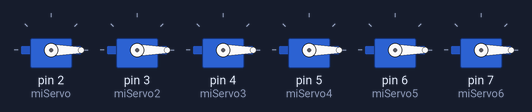
A sketch run on a simulated Arduino Uno, built with avr-gcc and run on an emulated ATmega328P. Parts: 6 × servo.

Above: at 0.05 s.
At 10.0 s:
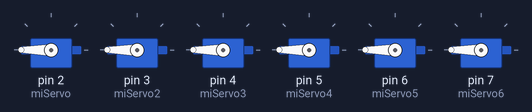
Timing chart, 0 to 13.0 s (numbered marks = the images above):
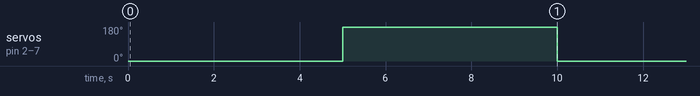

Measured:
- by itself, servo on pin 2 (miServo), servo on pin 3 (miServo2), servo on pin 4 (miServo3), servo on pin 5 (miServo4), servo on pin 6 (miServo5), servo on pin 7 (miServo6): alternates 180° for 5.0 s and 0° for 5.0 s

The sketch:

servo_controlATMEGA.ino
```cpp
#include <Servo.h>
//usa ARDUI UNOOOO

Servo miServo;  // Crear un objeto de la clase Servo para controlar el servomotor
Servo miServo2;  // Crear un objeto de la clase Servo para controlar el servomotor
Servo miServo3;
Servo miServo4;
Servo miServo5;
Servo miServo6;
int angle = 180;
int tiempoEspera = 5000;  // Tiempo de espera entre movimientos en milisegundos (en este caso, 2 segundos)

void setup() {
  miServo.attach(2);  // El pin al que está conectado el servo (cámbialo si es necesario)
  miServo2.attach(3);
  miServo3.attach(4);
  miServo4.attach(5);
  miServo5.attach(6);
  miServo6.attach(7);
}

void loop() {

    miServo.write(0);  // Establecer la posición del servo
    miServo2.write(0);
    miServo3.write(0);
    miServo4.write(0);
    miServo5.write(0);
    miServo6.write(0);
    delay(tiempoEspera);

  /*
    miServo.write(90);  // Establecer la posición del servo
    miServo2.write(90);
    miServo3.write(90);
    miServo4.write(90);
    miServo5.write(90);
    miServo6.write(90);
    delay(1000);
  */
    miServo.write(angle);  // Establecer la posición del servo
    miServo2.write(angle);
    miServo3.write(angle);
    miServo4.write(angle);
    miServo5.write(angle);
    miServo6.write(angle);
    delay(tiempoEspera);

  // Mover el servo de 0° a 180°
  /*
  for (int angulo = 0; angulo <= 180; angulo++) {
    miServo.write(angulo);  // Establecer la posición del servo
    miServo2.write(angulo);
    miServo3.write(angulo);
    miServo4.write(angulo);
    miServo5.write(angulo);
    miServo6.write(angulo);
    delay(15);  // Pequeño retardo para dar tiempo al servo de llegar a la posición
  }

  delay(tiempoEspera);  // Esperar el tiempo especificado

  // Mover el servo de 180° a 0°
  for (int angulo = 180; angulo >= 0; angulo--) {
    miServo.write(angulo);
    miServo2.write(angulo);
    miServo3.write(angulo);
    miServo4.write(angulo);
    miServo5.write(angulo);
    miServo6.write(angulo);
    delay(15);
  }

  delay(tiempoEspera);  // Esperar el tiempo especificado
  */
}
```
